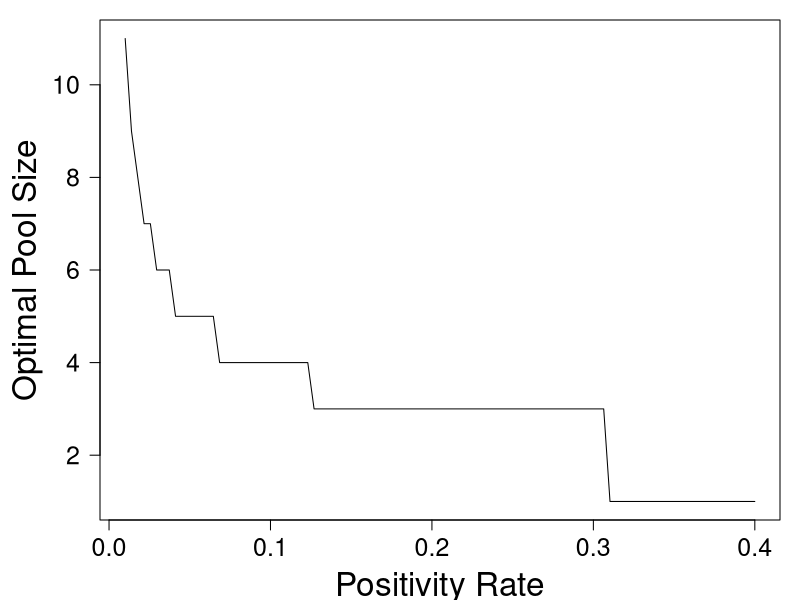
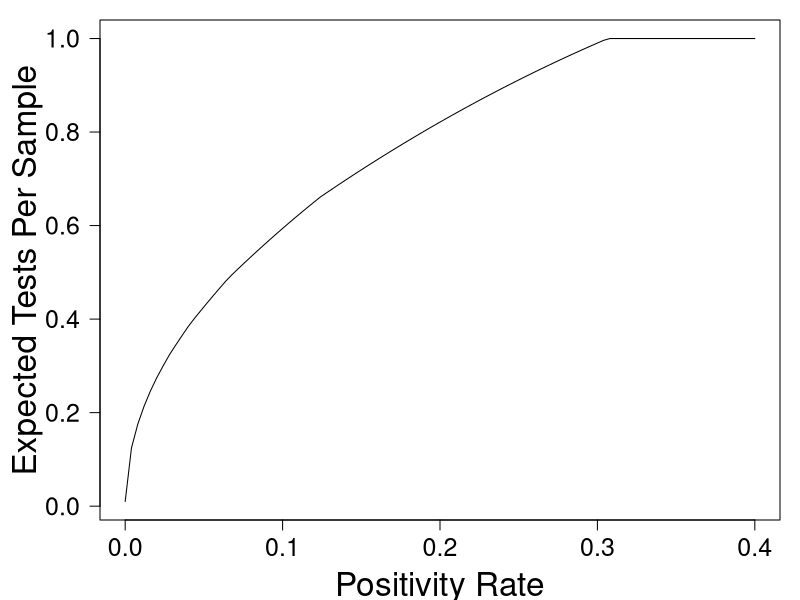
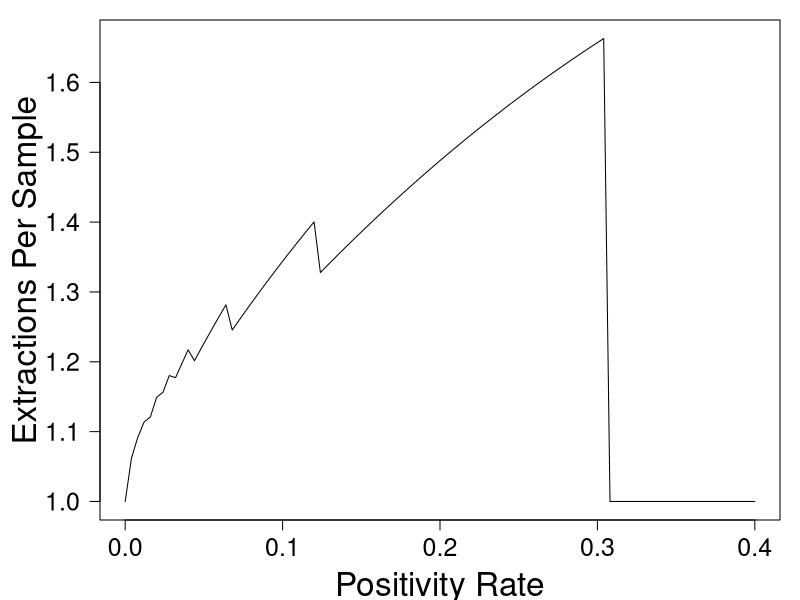

Write the R code that produced these figures, in order.
## ---- chunk 1
tests_per_sample = Vectorize(function(p,n){
	if(n==1){return(1)}
	return(1 - (1 - p)^n+1/n)
})

optimal_n = Vectorize(function(p){
	tps = tests_per_sample(p,c(1:100))
	return(which(tps==min(tps)))
})

par(mar=c(4,5,1,1), cex.axis = 1.5,cex.lab=2)
plot(optimal_n,xlim=c(0.01,.4),xlab='Positivity Rate',ylim=c(1,11),ylab='Optimal Pool Size',las=1)
## ---- chunk 2
optimal_tps = Vectorize(function(p){
	tps = tests_per_sample(p,c(1:100))
	return(min(tps))
})

par(mar=c(4,5,1,1), cex.axis = 1.5,cex.lab=2)
plot(optimal_tps,xlim=c(0,.4),xlab='Positivity Rate',ylab='Expected Tests Per Sample',las=1)
## ---- chunk 3
knitr::include_graphics(c("/Comparison1.jpg","/Comparison10.jpg"),error=FALSE)
## ---- chunk 4
extractions_per_sample = Vectorize(function(p,n){
	if(n==1){return(1)}
	return(2 - (1 - p)^n)
})

par(mar=c(4,5,1,1), cex.axis = 1.5,cex.lab=2)
plot(function(p){return(extractions_per_sample(p,optimal_n(p)))},xlim=c(0,.4),xlab='Positivity Rate',ylab='Extractions Per Sample',las=1)
